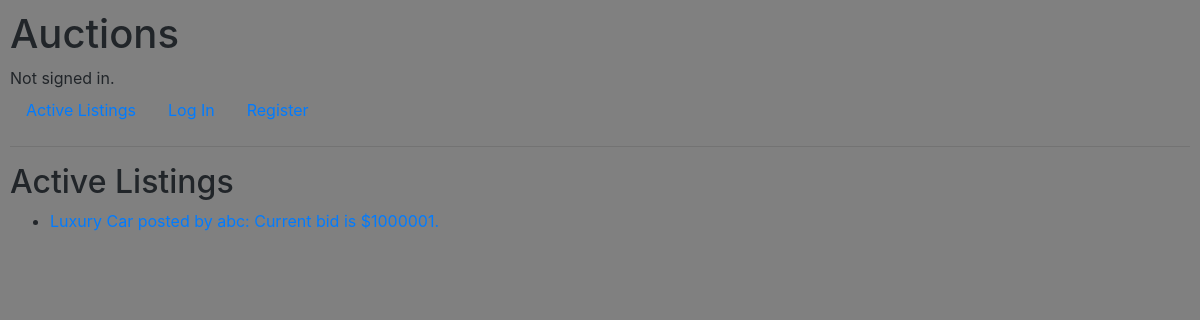
Before: / with the older database file.
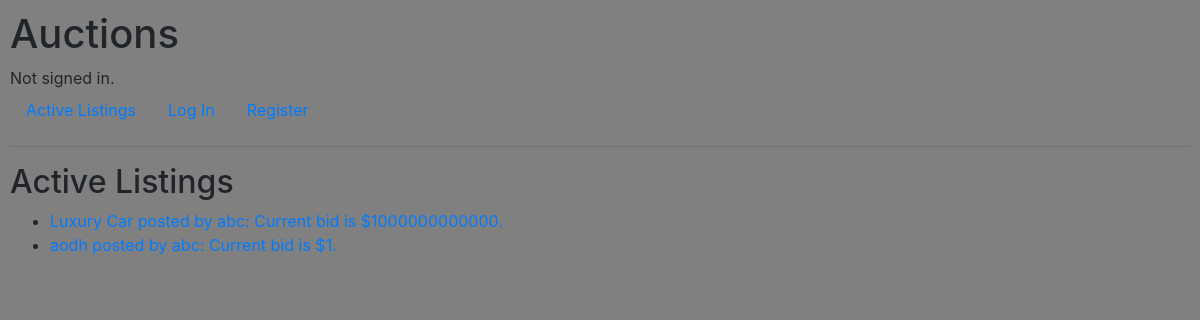
After: the same page with the newer database file.
### auctions/models.py (models this page shows, shortened)
class Listing(models.Model):
    title = models.CharField(max_length=64)
    description = models.CharField(max_length=512, null=True)
    url = models.URLField(blank=True, null=True)
    bid = models.OneToOneField(Bid, on_delete=models.CASCADE, primary_key=True)
    lister = models.ForeignKey(User, on_delete=models.CASCADE, related_name="listings")
    category = models.ForeignKey(Category, related_name="category_items", on_delete=models.CASCADE, default=1)
    status = models.ForeignKey(Status, on_delete=models.CASCADE, related_name="listings", default=1)
    def __str__(self):
        return f"{self.title} posted by {self.lister}: Current bid is ${self.bid.amount}."

class User(AbstractUser):
    pass

class Bid(models.Model):
    amount = models.IntegerField(default=10)
    bidder = models.OneToOneField(User, on_delete=models.CASCADE, null=True)

### auctions/views.py (the view)
# urls.py: path("", views.index, name="index"),
def index(request):
    try:
        active_status = Status.objects.get(pk= active_status_id)
        listings = active_status.listings.all()
    except:
        listings = None
    return render(request, "auctions/index.html", {
        'listings': listings,
    })

### auctions/templates/auctions/index.html
{% extends "auctions/layout.html" %}
{% block body %}
    <h2>Active Listings</h2>
    <ul>
        {% for listing in listings %}
            <li> <a href="{% url 'listing' listing.pk %}"> {{ listing }} </a></li>
        {% endfor %}
    </ul>
{% endblock %}

### auctions/templates/auctions/layout.html (shortened to what this page needs)
{% load static %}
<!DOCTYPE html>
<html lang="en">
    <head>
        <link rel="stylesheet" href="https://stackpath.bootstrapcdn.com/bootstrap/4.4.1/css/bootstrap.min.css">
        {% load static %}
        <link href="{% static 'auctions/styles.css' %}" rel="stylesheet">
    </head>
    <body>
        <h1>Auctions</h1>
        <div>
            {% if user.is_authenticated %}
                Signed in as <strong>{{ user.username }}</strong>.
            {% else %}
                Not signed in.
            {% endif %}
        </div>
        <ul class="nav">
            <li class="nav-item">
                <a class="nav-link" href="{% url 'index' %}">Active Listings</a>
            </li>
            {% if user.is_authenticated %}
                <li class="nav-item">
                    <a class="nav-link" href="{% url 'logout' %}">Log Out</a>
                </li>
                <li class="nav-item">
                    <a class="nav-link" href="{% url 'watchlist' %}">Watchlist</a>
                </li>
                <li class="nav-item">
                    <a class="nav-link" href="{% url 'create_listing' %}">Create a Listing</a>
                </li>
            {% else %}
                <li class="nav-item">
                    <a class="nav-link" href="{% url 'login' %}">Log In</a>
                </li>
                <li class="nav-item">
                    <a class="nav-link" href="{% url 'register' %}">Register</a>
                </li>
            {% endif %}
        </ul>
        <hr>
        {% block body %}
        {% endblock %}
    </body>
</html>

### auctions/static/auctions/styles.css (style rules this page uses)
body { padding: 10px; background-color: gray; }
.nav { padding: auto; }

Changed rows visible on the page:
changed through a linked row, Listing: title+lister+bid_id "Luxury Car posted by abc: Current bid is $1000001." → "Luxury Car posted by abc: Current bid is $1000000000000."
added Listing: title+lister+bid_id "aodh posted by abc: Current bid is $1."
